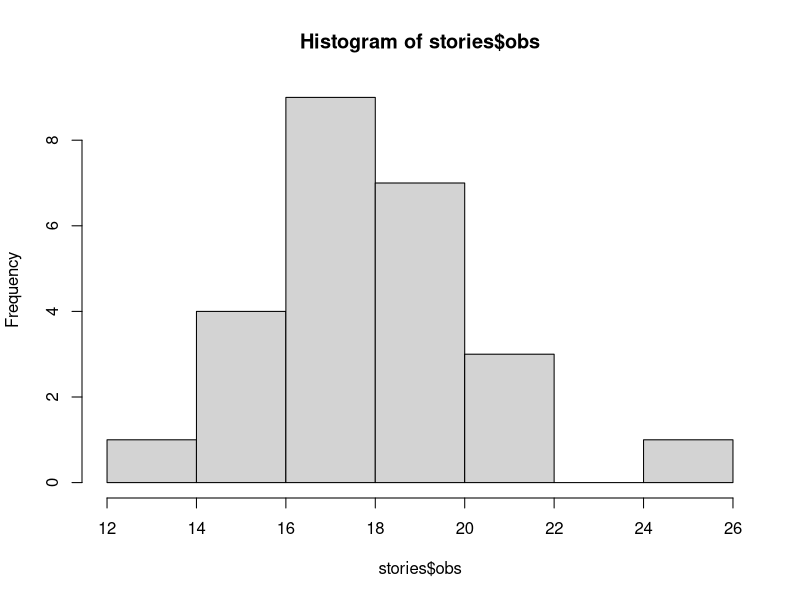
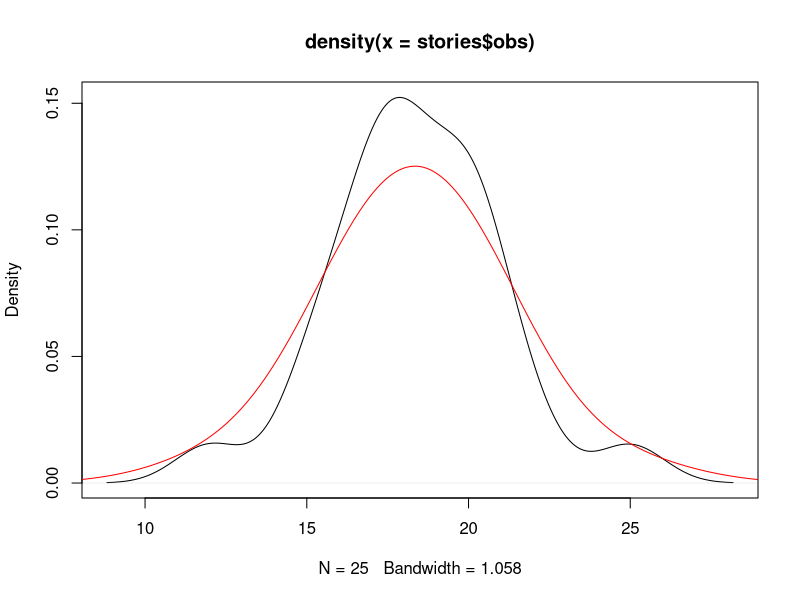

Write R code to recreate these figures, in order.
### Stats with R Exercise sheet 1 

## This exercise sheet contains the exercises that you will need to complete and 
## submit by 23:55 on Monday, November 4. Write the code below the questions. 
## If you need to provide a written answer, comment this out using a hashtag (#). 
## Submit your homework via moodle.
## You are required to work together in groups of three students, but everybody 
## needs to submit the group version of the homework via moodle individually.
## You need to provide a serious attempt at solving each exercise in order to have
## the assignment graded as complete. 

## Please write below your (and your teammates') name and matriculation number. 
## Name:
## Matriculation number:

## Change the name of the file by adding your matriculation numbers
## (sheet01_firstID_secondID_thirdID.R)



## Many of the things on this exercise sheet have not been discussed in class. 
## The answers will therefore not be on  the slides. You are expected to find 
## the answers using the help function in R, in the textbooks and online. If you 
## get stuck on these exercises, remember: Google is your friend.
## If you have any questions, you can ask these during the tutorial, or use the 
## moodle discussion board for the course.

###############
### Exercise 1: Getting started
###############
## a) Look at your current working directory.


## b) Get help with this function.


## c) Change your working directory to another directory.


###############
### Exercise 2: Participants' age & boxplots
###############
## In this exercise, we will deal with data from a package.

## a) Install the package "languageR" and load it.


## b) Specifically, we will deal with the dataset 'dutchSpeakersDistMeta'. 
##    This dataset should be available to you once you've loaded languageR.
##    The dataset contains information on the speakers included in the Spoken 
##    Dutch Corpus. Inspect 'dutchSpeakersDistMeta'. Look at the head, tail, 
##    and summary. What do head and tail show you?


## c) Each line in this file provides information on a single speaker. How many 
##    speakers are included in this dataset? In other words, use a function to 
##    retrieve the number of rows for this dataset.


## d) Let's say we're interested in the age of the speakers included in the 
##    corpus, to see whether males and females are distributed equally. 
##    Create a boxplot for Sex and AgeYear.


## e) Does it seem as if either of the two groups has more variability in age?


## f) Do you see any outliers in either of the two groups?


## g) Now calculate the mean and standard deviation of the AgeYear per group. 
##    Do this by creating a subset for each group.
##    Do the groups seem to differ much in age?


## h) What do the whiskers of a boxplot mean?


###############
### Exercise 3: Children's stories & dataframes
###############
# A researcher is interested in the way children tell stories. More specifically,
# she wants to know how often children use 'and then'. She asks 25 children to
# tell her a story, and counts the number of times they use 'and then'.
# The data follow:

# 18 15 22 19 18 17 18 20 17 12 16 16 17 21 25 18 20 21 20 20 15 18 17 19 20 


## a) What measurement scale is this data? Is it discrete or continuous? Explain
##    in one sentence why? (remember, comment out written answers)

#Answer: It is discrete measurement because e.g. there exists no value between 16 and 17. 


## b) In the next questions (c-e), you will create a dataframe of this data, 
##    which will also include participant IDs.
##    Why is a dataframe better suited to store this data than a matrix?

# Answer: Dataframe is better if you want to store data of different classes.

## c) First create a vector with participant IDs. Your vector should be named 
##    'pps', and your participants should be labeled from 1 to 25

pps <- c(1:25)

## d) Next, create a vector containing all the observations. Name this vector 'obs'.

obs <- c(18, 15, 22, 19, 18, 17, 18, 20, 17, 12, 16, 16, 17, 21, 25, 18, 20, 21, 20, 20, 15, 18, 17, 19, 20)

## e) Create a dataframe for this data. Assign this to 'stories'. 

stories <- data.frame(pps, obs)
stories

## f) Take a look at the summary of your dataframe, and at the classes of your 
##    columns. What class is the variable 'pps'?

# Answer: Numeric.

## g) Change the class of 'pps' to factor. Why is factor a better class for this
##    variable?

stories$pps <- factor(stories$pps)
#Answer: We make sure that the values of pps are categorial variables wich cannot be ordered like integers.

## h) Plot a histogram (using hist()) for these data. Set the number of breaks 
##    to 8.

hist(stories$obs, breaks=8)

## i) Create a kernel density plot using density().

plot(density(stories$obs))

## j) What is the difference between a histogram and a kernel density plot?

# Answer: A density plot shows smooth distribution in a continous interval. 
# With a clear shape we see where the values are most concentrated at one glance. 
# A histogram helps to inspect exact values of each variable. 

## This is a difficult one, remember you just need to provide a serious attempt at solving each 
## exercise in order to pass. 
## k) Overlay the histogram with the kernel density plot 
##    (hint: the area under the curve should be equal for overlaying the graphs 
##    correctly.)

lines(density(stories$obs, adjust = 2), col="red")


###############
### Exercise 4: Normal distributions
###############
## In this exercise, we will plot normal distributions.

## a) First, use seq() (?seq) to select the x-values to plot the range for
##    (will become the x-axis in the plot).
##    Get R to generate the range from -5 to 5, by 0.1. Assign this to the 
##    variable x.


## b) Now we need to obtain the y-values of the plot (the density). We do this 
##    using the density function for the normal distribution. 
##    Use "help(dnorm)" to find out about the standard functions for the normal 
##    distribution.


## c) Now use plot() to plot the normal distribution for z values of "x". 


## d) The plot now has a relatively short y-range, and it contains circles 
##    instead of a line. 
##    Using plot(), specify the y axis to range from 0 to 0.8, and plot a line 
##    instead of the circles.


## e) We want to have a vertical line to represent the mean of our distribution.
##    'abline()' can do this for us. Look up help for abline(). 
##    Use abline() to create the vertical line. Specify the median of x using
##    the argument 'v'.
##    In order to get a dashed line, set the argument 'lty' to 2.

## f) Take a look at the beaver1 dataset. (You can see it by typing "beaver1".) 
##    Then select only the temperature part and store it in a variable "b1temp".

## g) Calculate the mean and standard deviation of this dataset and plot a normal
##    distribution with these parameters.

## h) We observe two temparatures (36.91 and 38.13). What's the likelihood that
##    these temperatures (or more extreme ones) respectively come 
##    from the normal distribution from g)?

## i) Use the random sampling function in R to generate 20 random samples from
##    the normal distribution from g), and draw a histogram based on this sample.
##    Repeat 5 times. What do you observe?
